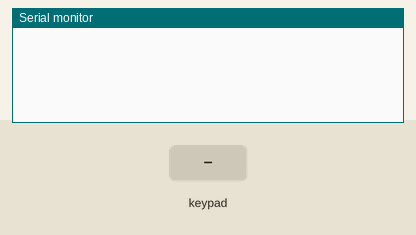
Bench run of a sketch on a simulated Arduino Uno, built with avr-gcc and run on an emulated ATmega328P. On the bench: the last lines printed to the serial monitor. Wiring (inferred from the names in the program): 4×4 keypad with keys 1 2 3 A 4 5 6 B 7 8 9 C * 0 # D: rows pin 4, pin 5, pin 6, pin 7; columns pin 8, pin 9, pin 10, pin 11. The test bench sets the inputs (shaded band).

Above: at 1.2 s.
1.3 s: key '1' pressed
At 2.4 s:
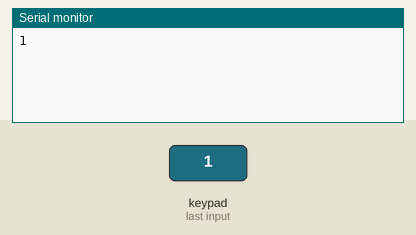
2.9 s: keypad keys 4 5 6 7 # pressed 0.4 s apart
At 6.0 s:
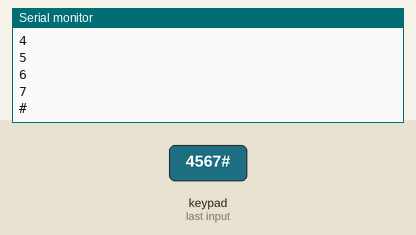
6.4 s: key 'A' pressed
At 7.5 s:
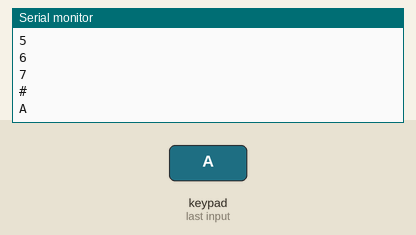
8.0 s: keypad keys 4 5 6 7 * pressed 0.4 s apart
At 11.1 s:
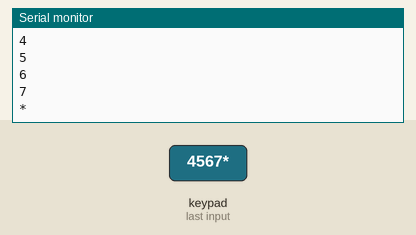
11.5 s: key 'B' pressed
At 12.6 s:
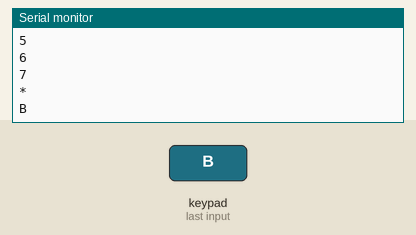
13.1 s: keypad keys 4 5 6 7 D pressed 0.4 s apart
At 16.2 s:
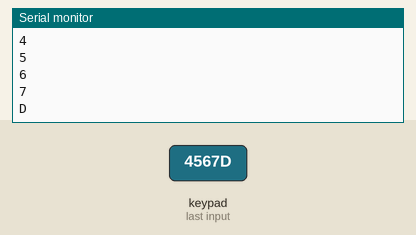
Timing chart, 0 to 17.6 s (numbered marks = the images above; inputs shaded):
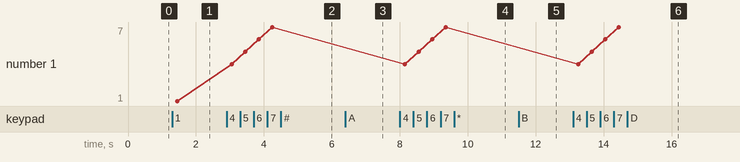

The sketch:

keypad.ino
```cpp
const int numRows = 4;
const int numCols = 4;
const int debounceTime = 20;

const char keymap[numRows][numCols] ={
  {'1','2','3','A'},
  {'4','5','6','B'},
  {'7','8','9','C'},
  {'*','0','#','D'}
  };

const int rowPins[numRows] = {4,5,6,7};
const int colPins[numCols] = {8,9,10,11};

void setup() {

  Serial.begin(9600);
  for(int row = 0; row < numRows;row++){
    pinMode(rowPins[row],INPUT);
    digitalWrite(rowPins[row],HIGH);

  for(int column = 0; column < numCols;column++){
    pinMode(colPins[column],OUTPUT);
    digitalWrite(colPins[column],HIGH);
  }


  }

}

void loop() {

  char key = getKey();

  if(key != 0){
    Serial.println(key);
  }

}


char getKey(){

  char key = 0;


  for(int column = 0; column < numCols; column++){

    digitalWrite(colPins[column],LOW);
    for(int row = 0; row < numRows;row++){

      if(digitalRead(rowPins[row]) == LOW){
        delay(debounceTime);
        while(digitalRead(rowPins[row]) == LOW);
        key = keymap[row][column];
      }
    }

    digitalWrite(colPins[column],HIGH);
  }


  return key;
}
```

Measured:
- after the input at 1.3 s, the serial monitor: prints a new line after 0.15 s (image 1)
- after the input at 2.9 s, the serial monitor: prints a new line after 0.15 s (image 2)
- after the input at 6.4 s, the serial monitor: prints a new line after 0.15 s (image 3)
- after the input at 8.0 s, the serial monitor: prints a new line after 0.15 s (image 4)
- after the input at 11.5 s, the serial monitor: prints a new line after 0.15 s (image 5)
- after the input at 13.1 s, the serial monitor: prints a new line after 0.15 s (image 6)
- plotted number 1: 1 → 7 after the input at 2.9 s
